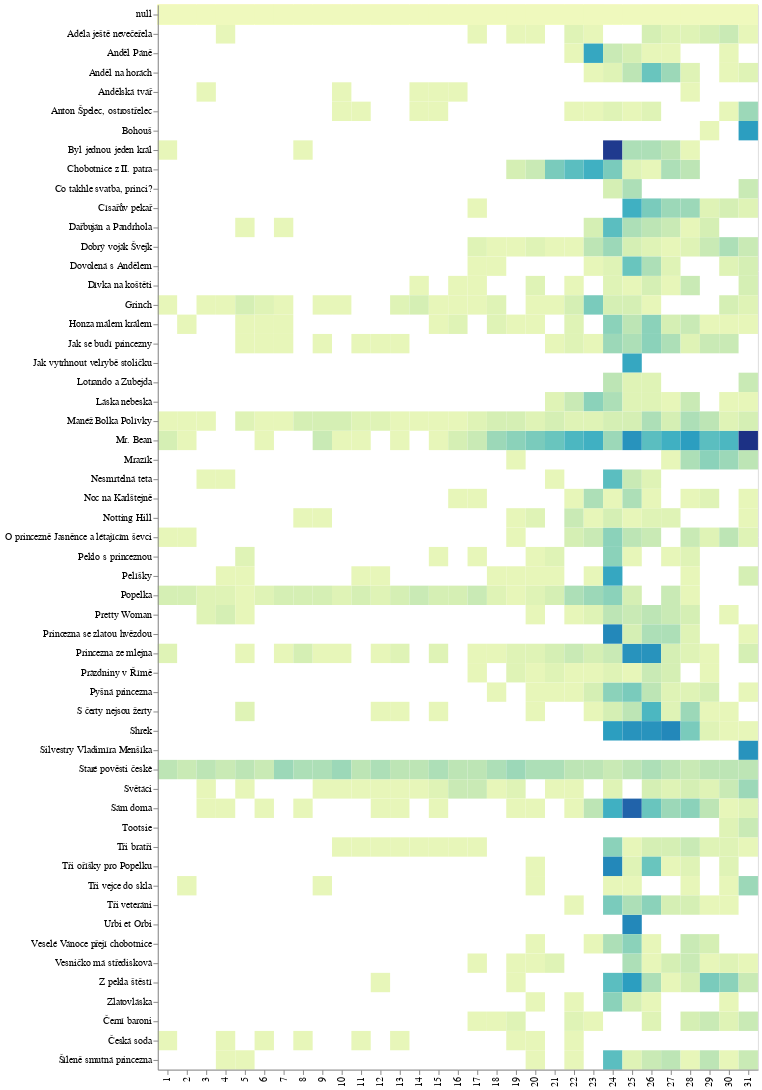

Notebook source saved alongside this figure:
### Code cell
alt.Chart(
    do_grafu
).mark_rect().encode(
    alt.X('den:N', axis=alt.Axis(title=None)),
    alt.Y('co:N', axis=alt.Axis(title=None)),
    alt.Color('len:Q', legend=None)
)

### Figure 1 — Vega-Lite specification as saved in the notebook (floating-point values rounded to 4 significant figures; data arrays with more than 128 entries replaced by an {"elided": "..."} marker saying what was removed)
{"config": {"view": {"continuousWidth": 300, "continuousHeight": 300}}, "data": {"name": "data-11975a7004601717b3bb33d8c50e096c"}, "mark": {"type": "rect"}, "encoding": {"color": {"field": "len", "legend": null, "type": "quantitative"}, "x": {"axis": {"title": null}, "field": "den", "type": "nominal"}, "y": {"axis": {"title": null}, "field": "co", "type": "nominal"}}, "$schema": "https://vega.github.io/schema/vega-lite/v5.8.0.json", "datasets": {"data-11975a7004601717b3bb33d8c50e096c": {"elided": "1705 records"}}}
